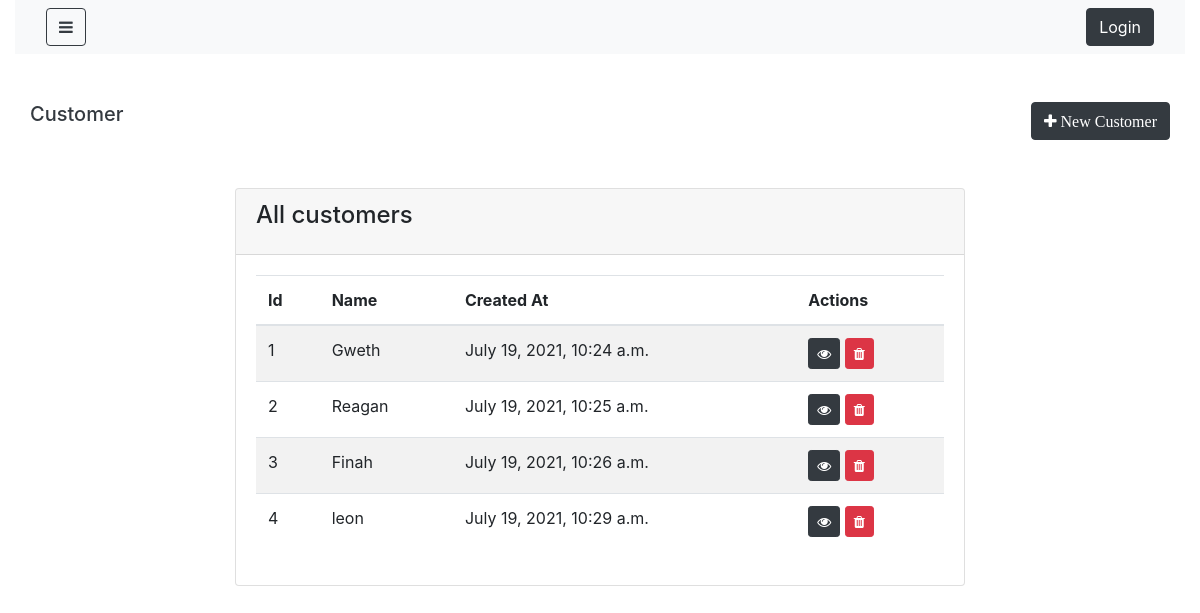
/customers/, run on an earlier commit of the app's database.
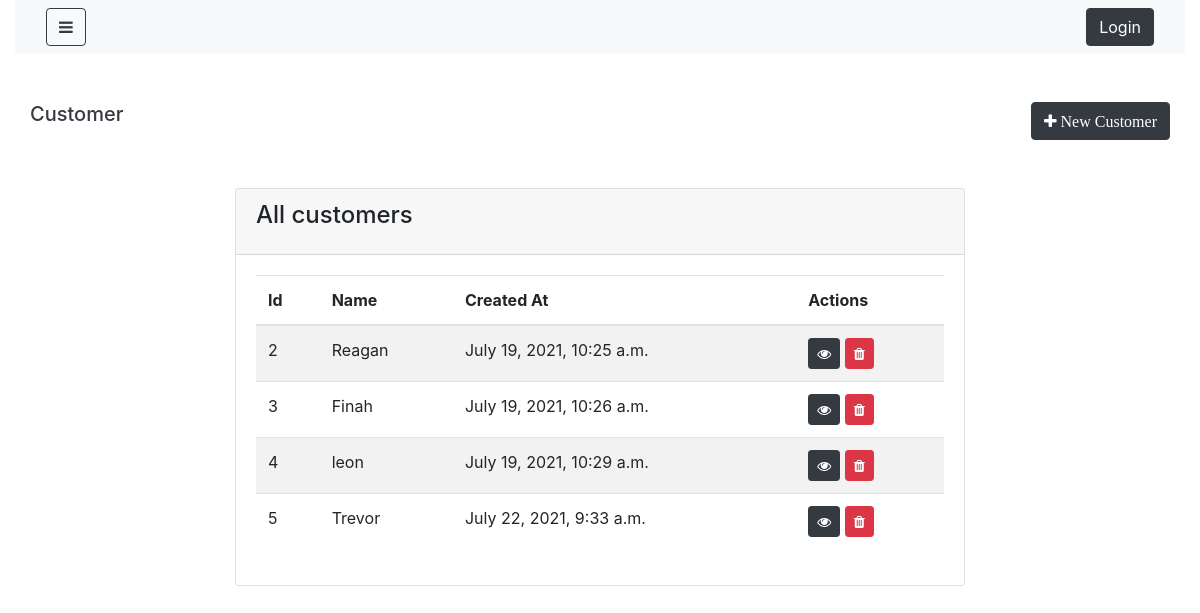
And on a later commit of the database.
### shop/models.py (models this page shows, shortened)
class Customer(models.Model):
    name=models.CharField(max_length=100, null=False, blank=False)
    phone_number=models.IntegerField(null= True, blank= True)
    email=models.CharField(max_length=100, null=False, blank=False)
    password=models.CharField(max_length=100, null=False, blank=False)
    created_at=models.DateTimeField(auto_now_add=True)
    updated_at= models.DateTimeField(auto_now_add=True)

### shop/views.py (the view)
# urls.py: path('customers/',CustomerList.as_view(),name="Customer"),
class CustomerList(ListView):
    login_required= True
    model = Customer
    template_name= "shop/admin/customer_list.html"

### shop/templates/shop/admin/customer_list.html (shortened to what this page needs)
{% extends 'shop/admin/layouts/admin_master.html' %}
{% block content %}
<div class="container">
    <div class="row my-5">
        <h5 class="text-dark">Customer</h5>
        <button class="btn btn-dark ml-auto" data-toggle="modal"
        data-target="#customerModal">
        <i class ="fa fa-plus" aria-hidden="true"> New Customer </i>
    </button>
    </div>
    <div class="row justify-content-center my-5">
        <div class="col-lg-8">
            <div class="card">
                <div class="card-header">
                    <h4 class="card-title">All customers</h4>
                </div>
                <div class="card-body">
                    <table class="table table-striped table-hover">
                        <thead>
                            <tr>
                                <th>Id</th>
                                <th>Name</th>
                                <th>Created At</th>
                                <th>Actions</th>
                            </tr>
                        </thead>
                        <tbody>
                            {% for object in object_list %}
                               <tr>
                                   <td>{{object.id}}</td>
                                   <td>{{object.name}}</td>
                                   <td>{{object.created_at}}</td>
                                   <td>
                                    <a href="{% url 'Customer_detail' object.id %}"
                                    class="btn btn-dark btn-sm">
                                     <i class="fa fa-eye"></i>
                                   </a>
                                    <button onclick ="deleteCustomer('{{object.id}}')"
                                    class="btn btn-danger btn-sm">
                                    <i class="fa fa-trash"></i>
                                 </button>
                                   </td>
                               </tr>
                            {% endfor %}
                        </tbody>
                    </table>
                </div>
            </div>
        </div>
    </div>
</div>
{% endblock %}

What changed in the data, as far as the page shows it:
removed Customer: id "1", name "Gweth", created_at "July 19, 2021, 10:24 a.m."
added Customer: id "5", name "Trevor", created_at "July 22, 2021, 9:33 a.m."
